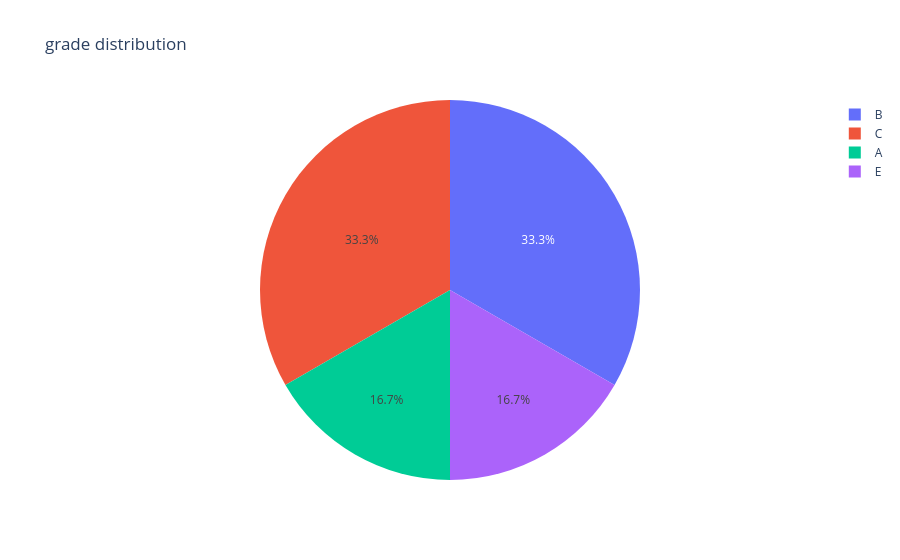

Source (notebook cell):
### Code cell
fig = px.pie(
    values=df1["year"],
    names = df1.index,
    title="grade distribution"
) 
fig.show()

### Figure 1 — Plotly figure (JSON) as saved in the notebook; plotly's stock layout.template omitted (floating-point values rounded to 4 significant figures)
{"data": [{"domain": {"x": [0, 1], "y": [0, 1]}, "hovertemplate": "label=%{label}<br>value=%{value}<extra></extra>", "labels": ["A", "B", "C", "E"], "legendgroup": "", "name": "", "showlegend": true, "type": "pie", "values": [1, 2, 2, 1]}], "layout": {"legend": {"tracegroupgap": 0}, "title": {"text": "grade distribution"}}}
